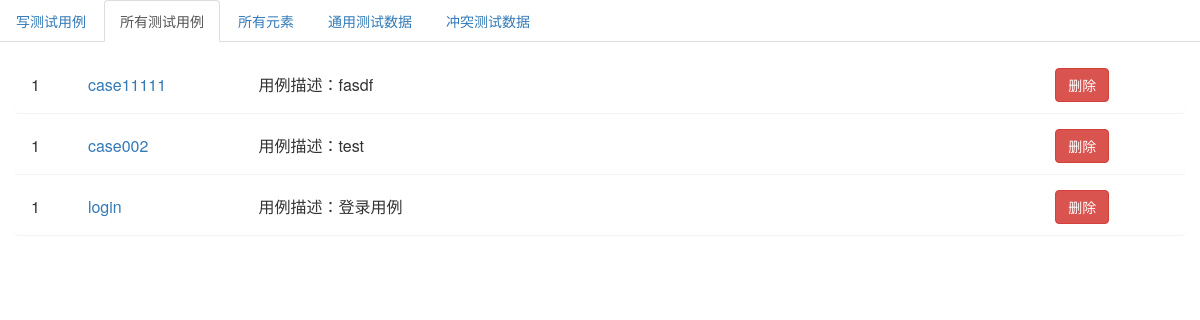
The page /testcases on the database as committed earlier.
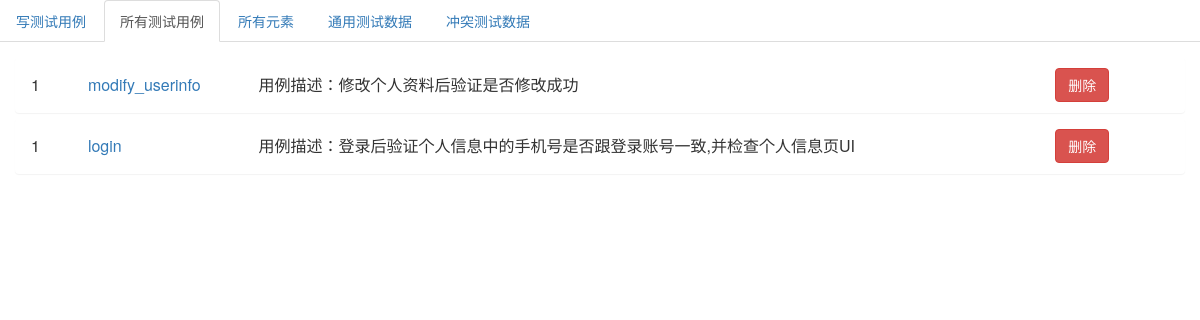
The same page on the database as committed later.
### app/models.py (models this page shows, shortened)
class Testcase(db.Model):
	id = db.Column(db.Integer,primary_key=True)
	caseName = db.Column(db.String(64))
	caseDesc = db.Column(db.String(64))
	caseContent = db.Column(db.PickleType)
	status = db.Column(db.Integer,default=0)
	createdtime = db.Column(db.DateTime,default=datetime.now)

### app/main/caseView.py (the view)
@main.route("/testcases")
def testcases():
	testcases = Testcase.query.all()
	return render_template("testcases.html",testcases=testcases[::-1],choiced=choiced)

### app/templates/testcases.html (shortened to what this page needs)
<!DOCTYPE html>
<html>
<head lang="en">
	<link rel="stylesheet" href="/static/bootstrap/css/bootstrap.min.css">
	<link href="/static/codemirror/monokai.css" rel="stylesheet">
	<link href="/static/codemirror/codemirror.css" rel="stylesheet">
</head>
<body>
<ul id="myTab" class="nav nav-tabs">
	<li class="{% if choiced == 'writecasediv' %}active{% endif %}">
		<a href="#writecasediv" onclick="choiced('writecasediv')" data-toggle="tab">写测试用例</a>
	</li>
	<li class="{% if choiced == 'casediv' %}active{% endif %}">
		<a href="#casediv" onclick="choiced('casediv')" data-toggle="tab">所有测试用例</a>
	</li>
	<li class="{% if choiced == 'elementdiv' %}active{% endif %}">
		<a href="#elementdiv" onclick="choiced('elementdiv')" data-toggle="tab">所有元素</a>
	</li>
	<li class="{% if choiced == 'nomaldatadiv' %}active{% endif %}">
		<a href="#nomaldatadiv" onclick="choiced('nomaldatadiv')" data-toggle="tab">通用测试数据</a>
	</li>
	<li class="{% if choiced == 'conflictdatadiv' %}active{% endif %}">
		<a href="#conflictdatadiv" onclick="choiced('conflictdatadiv')" data-toggle="tab">冲突测试数据</a>
	</li>
</ul>
<div id="myTabContent" class="tab-content">
	<div class="tab-pane fade {% if choiced == 'casediv' %}in active{% endif %}" id="casediv">
		<div class="panel-body">
			{% if testcases%}
			<div class="panel-group" id="accordion" role="tablist" aria-multiselectable="false">
				{% set index = 0 %}
				{% for case in testcases %}
					{% set index = index + 1 %}
					<div class="panel">
						<div class="panel-heading" role="tab" id="heading_{{ case.id }}">
							<h4 class="panel-title">
								<table style="width:100%">
										<tr>
											<td style="width:5%">{{ index }}</td>
											<td style="width:15%">
												<a role="button" class="showcase" id="{{ case.id }}" data-toggle="collapse" data-parent="#accordion" href="#collapse_{{case.id}}" aria-expanded="false" aria-controls="collapseOne">{{ case.caseName }}</a></td>
											<td style="width:70%">用例描述：{{ case.caseDesc }}</td>
											<td style="width:10%">
												<a href="javascript:;" id="delcase_{{ case.id }}" class="btn btn-danger delcase">删除</a>
											</td>
										</tr>
								</table>
							</h4>
						</div>
					</div>
				{% endfor %}
			</div>
			{% else %}
				<label><a href="/newtestcase">还没有用例,去添加</a></label>
			{% endif %}
		</div>
	</div>
</div>
</body>
</html>

Rows that differ between the two databases and show on the page:
removed Testcase: index "1", caseName "case11111", caseDesc "fasdf"
removed Testcase: index "1", caseName "case002", caseDesc "test"
removed Testcase: id "1", caseName "login", caseDesc "登录用例"
added Testcase: index "1", caseName "modify_userinfo", caseDesc "修改个人资料后验证是否修改成功"
added Testcase: index "1", caseName "login", caseDesc "登录后验证个人信息中的手机号是否跟登录账号一致,并检查个人信息页UI"
